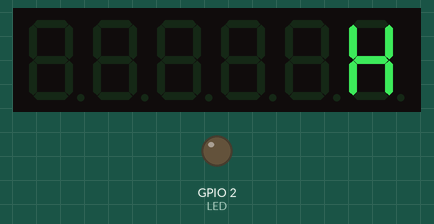
Bench run of a program on a simulated ESP32. Parts: 6-digit seven-segment display, output pins drawn as LEDs (lit = HIGH). What the program prints to the serial monitor is not drawn.

Above: at 0.1 s.
At 0.9 s:
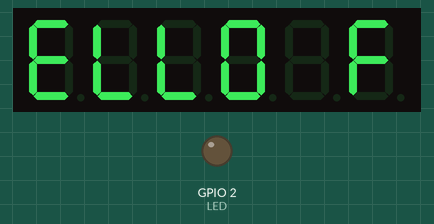
At 1.7 s:
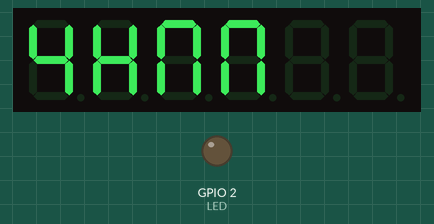
At 3.3 s:
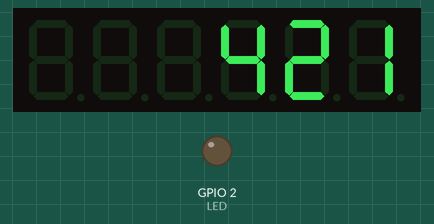
Timing chart, 0 to 40.0 s (numbered marks = the images above):
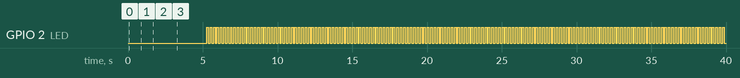

The program:

main.cpp
```cpp
/*
 * File:   main.cpp
 * Author: Anthony Le Cren
 *         Lycée Touchard Washington Le Mans
 *
 *
 * Created on 20 juillet 2022, 15:42
 *
 *
 *
 * connect TM1637 pin CLK to GPIO 14
 * connect TM1637 pin DIO to GPIO 27
 * connect TM1637 pin Vcc to 5V or 3.3V
 * connect TM1637 pin GND to GND
 **/

#include <Arduino.h>
#include <TM1637TinyDisplay6.h>       // Include 6-Digit Display Class Header


// Define Digital Pins
#define CLK 14
#define DIO 27
#define LED 2

TM1637TinyDisplay6 display(CLK, DIO); // 6-Digit Display Class
float val = 10.0;

void setup() {

    pinMode(LED, OUTPUT);
    Serial.begin(115200);
    Serial.println("Setup done");

    display.setBrightness(BRIGHT_HIGH); // BRIGHT_LOW BRIGHT_0 to BRIGHT_7 and BRIGHT_HIGH
    display.clear();
    display.showString("HELLO F4KMN");
    delay(1000);
    display.showNumber(421);
    delay(1000);
    display.showNumber(123.456);
    delay(1000);
}

void loop() {

    digitalWrite(LED, digitalRead(LED) ^1); // turn the LED
    delay(100); // wait for 0.1 second
    digitalWrite(LED, digitalRead(LED) ^1); // turn the LED
    delay(100); // wait for 0.1 second
    display.showNumber(val);
    val += 0.01;
}
```

Measured:
- by itself, GPIO 2 (LED): alternates HIGH for 0.10 s and LOW for 0.13 s
